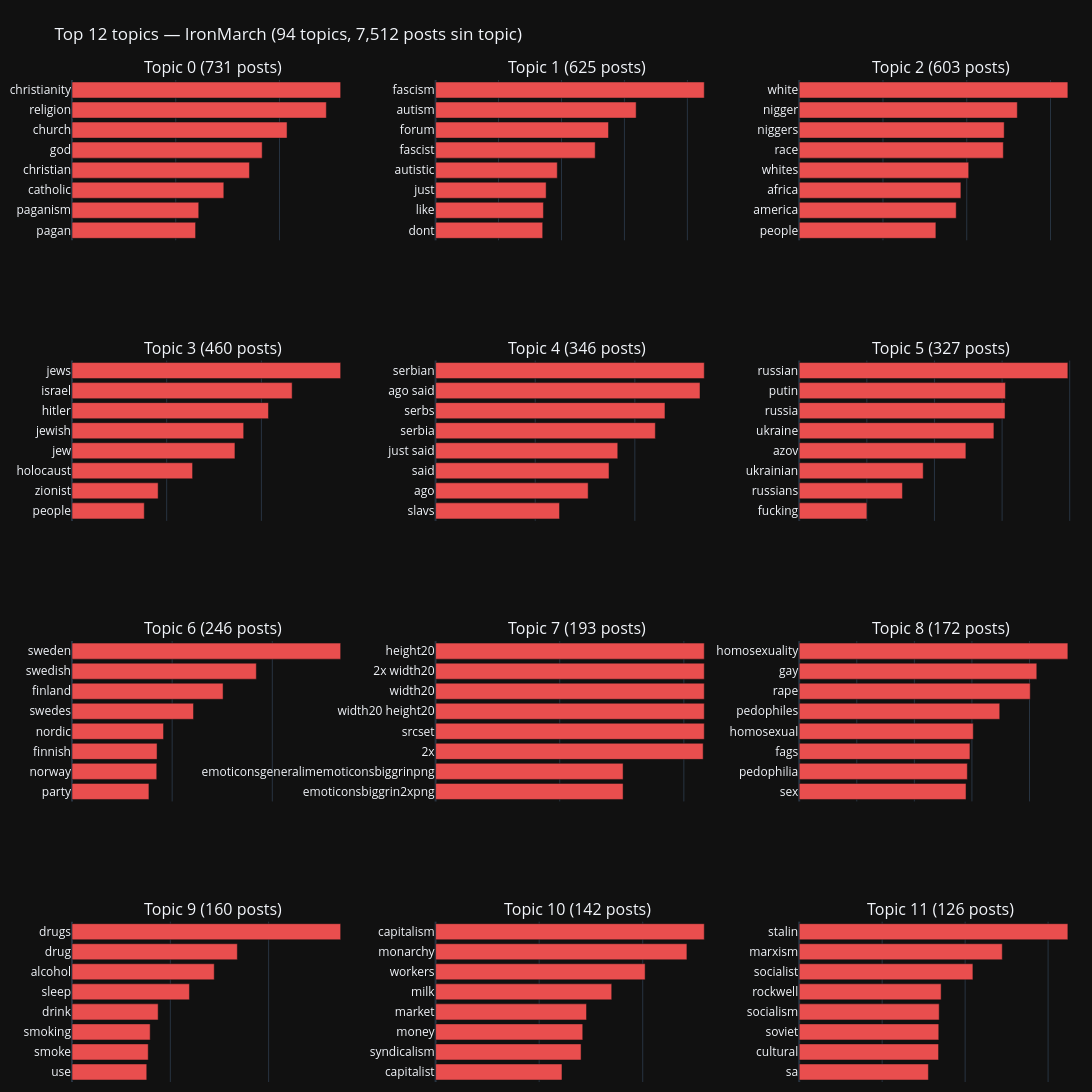

Notebook code cell kept with this figure:
### Code cell
# Inspeccionar top topics — barchart interactivo de keywords por topic
import plotly.graph_objects as go
from plotly.subplots import make_subplots

topic_info = topic_model.get_topics()
valid_topics = {t: words for t, words in topic_info.items() if t != -1}

# Mostrar top N topics por volumen
topic_sizes = {t: topics.count(t) for t in valid_topics}
top_topic_ids = sorted(topic_sizes, key=topic_sizes.get, reverse=True)[:12]

n_cols = 3
n_rows = (len(top_topic_ids) + n_cols - 1) // n_cols
fig = make_subplots(
    rows=n_rows, cols=n_cols,
    subplot_titles=[f'Topic {t} ({topic_sizes[t]} posts)' for t in top_topic_ids],
    vertical_spacing=0.12, horizontal_spacing=0.08,
)

for idx, t in enumerate(top_topic_ids):
    row = idx // n_cols + 1
    col = idx % n_cols + 1
    words = [w for w, _ in valid_topics[t][:8]]
    scores = [s for _, s in valid_topics[t][:8]]
    fig.add_trace(
        go.Bar(
            x=scores[::-1], y=words[::-1],
            orientation='h',
            marker_color='#E94E4E',
            showlegend=False,
        ),
        row=row, col=col,
    )
    fig.update_xaxes(showticklabels=False, row=row, col=col)

fig.update_layout(
    title=f'Top 12 topics — IronMarch ({n_topics} topics, {topics.count(-1):,} posts sin topic)',
    template='plotly_dark',
    height=280 * n_rows, width=1100,
    margin=dict(l=10, r=10, t=80, b=10),
)
fig.show()

### Figure 1 — Plotly figure (JSON) as saved in the notebook; plotly's stock layout.template omitted (floating-point values rounded to 4 significant figures)
{"data": [{"marker": {"color": "#E94E4E"}, "orientation": "h", "showlegend": false, "type": "bar", "x": [0.01191, 0.01222, 0.01464, 0.01711, 0.01833, 0.02073, 0.02452, 0.0259], "xaxis": "x", "y": ["pagan", "paganism", "catholic", "christian", "god", "church", "religion", "christianity"], "yaxis": "y"}, {"marker": {"color": "#E94E4E"}, "orientation": "h", "showlegend": false, "type": "bar", "x": [0.008508, 0.008566, 0.008781, 0.009666, 0.01268, 0.01374, 0.01593, 0.02134], "xaxis": "x2", "y": ["dont", "like", "just", "autistic", "fascist", "forum", "autism", "fascism"], "yaxis": "y2"}, {"marker": {"color": "#E94E4E"}, "orientation": "h", "showlegend": false, "type": "bar", "x": [0.008158, 0.009371, 0.009651, 0.01012, 0.01218, 0.01223, 0.01302, 0.01604], "xaxis": "x3", "y": ["people", "america", "africa", "whites", "race", "niggers", "nigger", "white"], "yaxis": "y3"}, {"marker": {"color": "#E94E4E"}, "orientation": "h", "showlegend": false, "type": "bar", "x": [0.007632, 0.009096, 0.01273, 0.01721, 0.01813, 0.02075, 0.02325, 0.02837], "xaxis": "x4", "y": ["people", "zionist", "holocaust", "jew", "jewish", "hitler", "israel", "jews"], "yaxis": "y4"}, {"marker": {"color": "#E94E4E"}, "orientation": "h", "showlegend": false, "type": "bar", "x": [0.01244, 0.01531, 0.01741, 0.01828, 0.02206, 0.02302, 0.02654, 0.02697], "xaxis": "x5", "y": ["slavs", "ago", "said", "just said", "serbia", "serbs", "ago said", "serbian"], "yaxis": "y5"}, {"marker": {"color": "#E94E4E"}, "orientation": "h", "showlegend": false, "type": "bar", "x": [0.01001, 0.01527, 0.01834, 0.02465, 0.02879, 0.03044, 0.03049, 0.03973], "xaxis": "x6", "y": ["fucking", "russians", "ukrainian", "azov", "ukraine", "russia", "putin", "russian"], "yaxis": "y6"}, {"marker": {"color": "#E94E4E"}, "orientation": "h", "showlegend": false, "type": "bar", "x": [0.01536, 0.01692, 0.01699, 0.01828, 0.02427, 0.03017, 0.03681, 0.05365], "xaxis": "x7", "y": ["party", "norway", "finnish", "nordic", "swedes", "finland", "swedish", "sweden"], "yaxis": "y7"}, {"marker": {"color": "#E94E4E"}, "orientation": "h", "showlegend": false, "type": "bar", "x": [0.07553, 0.07553, 0.1078, 0.1082, 0.1082, 0.1082, 0.1082, 0.1082], "xaxis": "x8", "y": ["emoticonsbiggrin2xpng", "emoticonsgeneralimemoticonsbiggrinpng", "2x", "srcset", "width20 height20", "width20", "2x width20", "height20"], "yaxis": "y8"}, {"marker": {"color": "#E94E4E"}, "orientation": "h", "showlegend": false, "type": "bar", "x": [0.01449, 0.0146, 0.01483, 0.01511, 0.01741, 0.02006, 0.02063, 0.02333], "xaxis": "x9", "y": ["sex", "pedophilia", "fags", "homosexual", "pedophiles", "rape", "gay", "homosexuality"], "yaxis": "y9"}, {"marker": {"color": "#E94E4E"}, "orientation": "h", "showlegend": false, "type": "bar", "x": [0.01521, 0.0155, 0.0159, 0.01752, 0.02389, 0.02893, 0.03363, 0.05465], "xaxis": "x10", "y": ["use", "smoke", "smoking", "drink", "sleep", "alcohol", "drug", "drugs"], "yaxis": "y10"}, {"marker": {"color": "#E94E4E"}, "orientation": "h", "showlegend": false, "type": "bar", "x": [0.0122, 0.01405, 0.01421, 0.01457, 0.01701, 0.02023, 0.02427, 0.02594], "xaxis": "x11", "y": ["capitalist", "syndicalism", "money", "market", "milk", "workers", "monarchy", "capitalism"], "yaxis": "y11"}, {"marker": {"color": "#E94E4E"}, "orientation": "h", "showlegend": false, "type": "bar", "x": [0.01557, 0.0168, 0.01682, 0.01687, 0.01711, 0.02094, 0.02448, 0.03238], "xaxis": "x12", "y": ["sa", "cultural", "soviet", "socialism", "rockwell", "socialist", "marxism", "stalin"], "yaxis": "y12"}], "layout": {"annotations": [{"font": {"size": 16}, "showarrow": false, "text": "Topic 0 (731 posts)", "x": 0.14, "xanchor": "center", "xref": "paper", "y": 1.0, "yanchor": "bottom", "yref": "paper"}, {"font": {"size": 16}, "showarrow": false, "text": "Topic 1 (625 posts)", "x": 0.5, "xanchor": "center", "xref": "paper", "y": 1.0, "yanchor": "bottom", "yref": "paper"}, {"font": {"size": 16}, "showarrow": false, "text": "Topic 2 (603 posts)", "x": 0.86, "xanchor": "center", "xref": "paper", "y": 1.0, "yanchor": "bottom", "yref": "paper"}, {"font": {"size": 16}, "showarrow": false, "text": "Topic 3 (460 posts)", "x": 0.14, "xanchor": "center", "xref": "paper", "y": 0.72, "yanchor": "bottom", "yref": "paper"}, {"font": {"size": 16}, "showarrow": false, "text": "Topic 4 (346 posts)", "x": 0.5, "xanchor": "center", "xref": "paper", "y": 0.72, "yanchor": "bottom", "yref": "paper"}, {"font": {"size": 16}, "showarrow": false, "text": "Topic 5 (327 posts)", "x": 0.86, "xanchor": "center", "xref": "paper", "y": 0.72, "yanchor": "bottom", "yref": "paper"}, {"font": {"size": 16}, "showarrow": false, "text": "Topic 6 (246 posts)", "x": 0.14, "xanchor": "center", "xref": "paper", "y": 0.44, "yanchor": "bottom", "yref": "paper"}, {"font": {"size": 16}, "showarrow": false, "text": "Topic 7 (193 posts)", "x": 0.5, "xanchor": "center", "xref": "paper", "y": 0.44, "yanchor": "bottom", "yref": "paper"}, {"font": {"size": 16}, "showarrow": false, "text": "Topic 8 (172 posts)", "x": 0.86, "xanchor": "center", "xref": "paper", "y": 0.44, "yanchor": "bottom", "yref": "paper"}, {"font": {"size": 16}, "showarrow": false, "text": "Topic 9 (160 posts)", "x": 0.14, "xanchor": "center", "xref": "paper", "y": 0.16, "yanchor": "bottom", "yref": "paper"}, {"font": {"size": 16}, "showarrow": false, "text": "Topic 10 (142 posts)", "x": 0.5, "xanchor": "center", "xref": "paper", "y": 0.16, "yanchor": "bottom", "yref": "paper"}, {"font": {"size": 16}, "showarrow": false, "text": "Topic 11 (126 posts)", "x": 0.86, "xanchor": "center", "xref": "paper", "y": 0.16, "yanchor": "bottom", "yref": "paper"}], "height": 1120, "margin": {"b": 10, "l": 10, "r": 10, "t": 80}, "title": {"text": "Top 12 topics — IronMarch (94 topics, 7,512 posts sin topic)"}, "width": 1100, "xaxis": {"anchor": "y", "domain": [0.0, 0.28], "showticklabels": false}, "xaxis10": {"anchor": "y10", "domain": [0.0, 0.28], "showticklabels": false}, "xaxis11": {"anchor": "y11", "domain": [0.36, 0.64], "showticklabels": false}, "xaxis12": {"anchor": "y12", "domain": [0.72, 1.0], "showticklabels": false}, "xaxis2": {"anchor": "y2", "domain": [0.36, 0.64], "showticklabels": false}, "xaxis3": {"anchor": "y3", "domain": [0.72, 1.0], "showticklabels": false}, "xaxis4": {"anchor": "y4", "domain": [0.0, 0.28], "showticklabels": false}, "xaxis5": {"anchor": "y5", "domain": [0.36, 0.64], "showticklabels": false}, "xaxis6": {"anchor": "y6", "domain": [0.72, 1.0], "showticklabels": false}, "xaxis7": {"anchor": "y7", "domain": [0.0, 0.28], "showticklabels": false}, "xaxis8": {"anchor": "y8", "domain": [0.36, 0.64], "showticklabels": false}, "xaxis9": {"anchor": "y9", "domain": [0.72, 1.0], "showticklabels": false}, "yaxis": {"anchor": "x", "domain": [0.84, 1.0]}, "yaxis10": {"anchor": "x10", "domain": [0.0, 0.16]}, "yaxis11": {"anchor": "x11", "domain": [0.0, 0.16]}, "yaxis12": {"anchor": "x12", "domain": [0.0, 0.16]}, "yaxis2": {"anchor": "x2", "domain": [0.84, 1.0]}, "yaxis3": {"anchor": "x3", "domain": [0.84, 1.0]}, "yaxis4": {"anchor": "x4", "domain": [0.56, 0.72]}, "yaxis5": {"anchor": "x5", "domain": [0.56, 0.72]}, "yaxis6": {"anchor": "x6", "domain": [0.56, 0.72]}, "yaxis7": {"anchor": "x7", "domain": [0.28, 0.44]}, "yaxis8": {"anchor": "x8", "domain": [0.28, 0.44]}, "yaxis9": {"anchor": "x9", "domain": [0.28, 0.44]}}}
